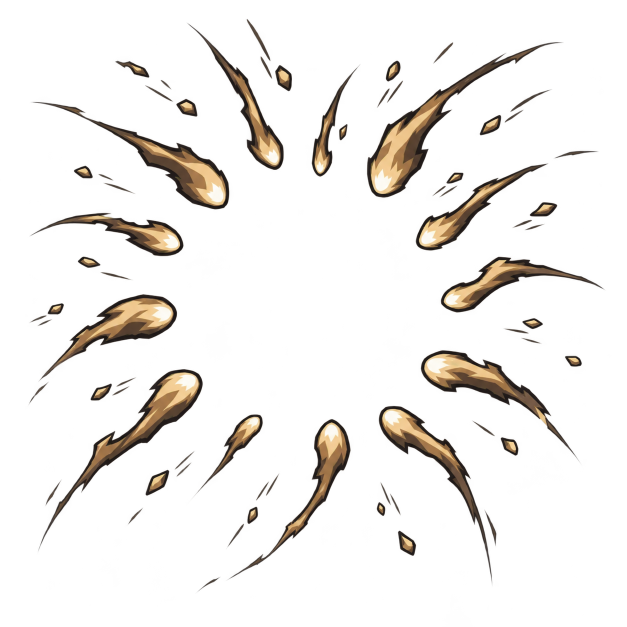
#> input picture src/assets/art/fx_source/charge_gather_20261118/charge_gather_darktoon.png, 1254 x 1254 px (shown at 1/2 size); its folder holds only this picture in this run
$ python export.py
#> lines starting #> are read from the running program, lines starting #| are printed output that depends on the picture
"""모으기 기운 그림 — Codex 원본을 게임 파일(512px 투명 webp)로 내보내고 설치한다.

원본은 다시 그리지 않는다 — 가운데에 맞춰 90% 크기로 줄이고 여백만 정리한다(함성 충격파 export.py 와 같은 규칙).
금속박 원본만 바탕에 옅은 안개(알파 1 ~ 63 · 화면의 58%)가 깔려 초상 둘레가 뿌옇게 떠서, 알파 24 아래를 걷고 24 ~ 80 을 0 ~ 255 로 편다.
테두리 상자는 알파 16 이상으로 잰다(원본 가장자리까지 닿는 알파 몇 점짜리 티끌은 상자에 안 넣는다).
실행: python src/assets/art/fx_source/charge_gather_20261118/export.py
"""
import json
from pathlib import Path

import numpy as np
from PIL import Image

BASE = Path(__file__).resolve().parent
ROOT = BASE.parents[4]
GAME = ROOT / 'src/assets/art/fx/skills'
SIZE = 512
STYLES = ['darktoon', 'foil']
HAZE = {'foil': (24, 80)}   # 그림체 → (걷는 알파, 다 차는 알파)
BOX_ALPHA = 16


def lift_haze(im, lo, hi):
    arr = np.array(im)
    a = arr[..., 3].astype(float)
    arr[..., 3] = (np.clip((a - lo) / (hi - lo), 0, 1) * 255).round().astype(np.uint8)
    return Image.fromarray(arr, 'RGBA')


def main():
    report = []
    for st in STYLES:
        src = BASE / f'charge_gather_{st}.png'
        original = Image.open(src).convert('RGBA')
#> original is the input picture: PIL image 1254x1254 RGBA; mean R, G, B, A 15.2, 12.1, 8.8, 27.7
        alpha_range = original.getextrema()[3]
#> alpha_range = (0, 255)
        assert alpha_range[0] == 0 and alpha_range[1] >= 128, src   # 진짜 투명 배경이어야 한다
        if st in HAZE:
            original = lift_haze(original, *HAZE[st])
        box = original.getchannel('A').point(lambda v: 255 if v >= BOX_ALPHA else 0).getbbox()
#> box = (57, 38, 1211, 1185)
        art = original.crop(box)
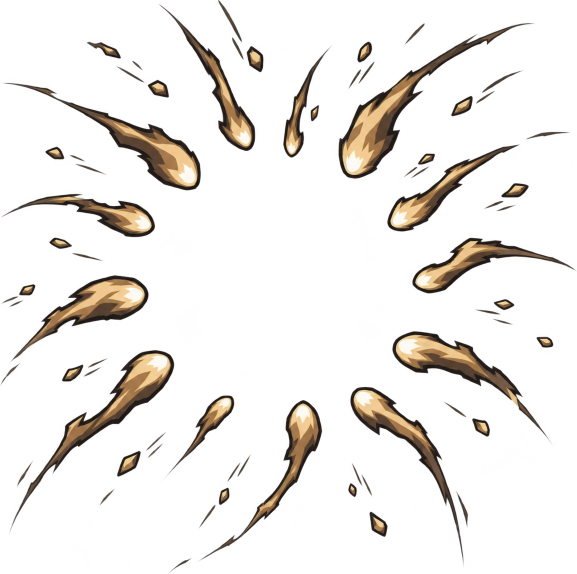
#> art: PIL image 1154x1147 RGBA (shown at 1/2 size); mean R, G, B, A 18.1, 14.4, 10.4, 32.9; transparent parts drawn white
        ratio = SIZE * .90 / max(art.size)
#> ratio = 0.399
        art = art.convert('RGBa').resize(tuple(round(v * ratio) for v in art.size), Image.Resampling.LANCZOS).convert('RGBA')
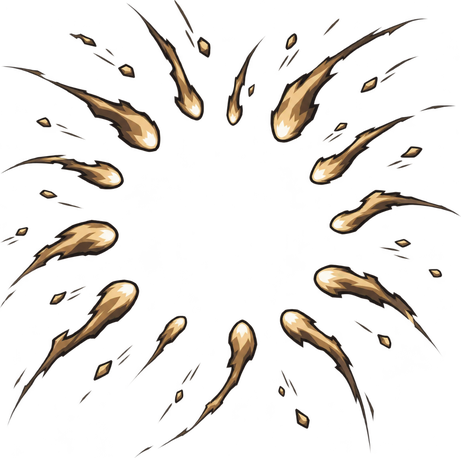
#> art: PIL image 461x458 RGBA; mean R, G, B, A 17.5, 13.9, 10.2, 33; transparent parts drawn white
        out = Image.new('RGBA', (SIZE, SIZE))
#> out: PIL image 512x512 RGBA; every value is 0
        out.paste(art, ((SIZE - art.width) // 2, (SIZE - art.height) // 2))
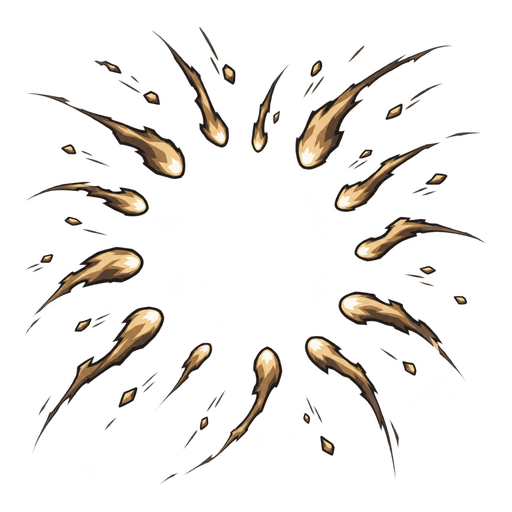
#> out: PIL image 512x512 RGBA; mean R, G, B, A 14.1, 11.2, 8.2, 26.6; transparent parts drawn white
        dst = GAME / f'charge_gather_{st}.webp'
        out.save(dst, 'WEBP', quality=92, alpha_quality=100, method=4)
        check = Image.open(dst).convert('RGBA').getchannel('A').getbbox()
#> check = (25, 27, 486, 485)
        assert min(check[:2]) >= 20 and max(check[2:]) <= SIZE - 20, check
        report.append({'style': st, 'source': src.name, 'game_file': str(dst.relative_to(ROOT)).replace('\\', '/'),
                       'dimensions': [SIZE, SIZE], 'bbox': check, 'source_alpha_range': alpha_range,
#> (the run stopped early here; a loop or call above may not have finished)
